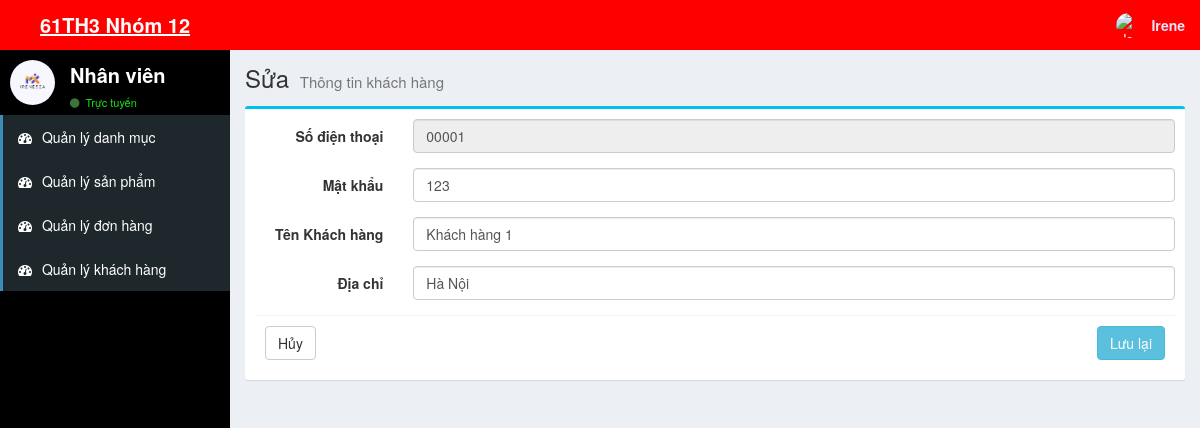
/admin/nhanvien/suakhachhang.php?Sdt=00001 (signed in), run on the app's committed database.
### tables this page shows
CREATE TABLE `khachhang` (
  `Sdt` varchar(10) NOT NULL,
  `Matkhau` varchar(100) NOT NULL,
  `Tenkhach` varchar(100) NOT NULL,
  `Diachi` varchar(200) NOT NULL
);

### admin/nhanvien/suakhachhang.php (the view, shortened to what this page needs)
<?php
 include "head.php";
?>
  <body class="hold-transition skin-blue sidebar-mini">
    <div class="wrapper">
    <?php
 include "Header.php";
?>
    <?php
 include "aside.php";
?>
    <div class="content-wrapper">
    <?php
   require '../../inc/config.php';
   $sdt = $_GET["Sdt"];
   $query="SELECT Sdt, Matkhau, Tenkhach, Diachi from khachhang
	WHERE Sdt LIKE '". $sdt ."';";
   $result = $conn->query($query);
$row = $result->fetch_assoc();
?>
        <section class="content-header">
          <h1>
            Sửa
            <small>Thông tin khách hàng</small>
          </h1>
        </section>
            <section class="content">
                <div class="row">
                    <div class="col-md-12">
                    <div class="box box-info">
                        <form class="form-horizontal"  method="POST" action="<?php include 'xulysuakhachhang.php'?>" enctype="multipart/form-data">
                            <div class="box-body">
                                <div class="form-group">
                                    <label for="inputEmail3" class="col-sm-2 control-label">Số điện thoại</label>
                                    <div class="col-sm-10">
                                        <input type="text" class="form-control" name="phone" value="<?php echo $row["Sdt"] ?>" required disabled>
                                    </div>
                                </div>
                                <div class="form-group">
                                    <label for="inputEmail3" class="col-sm-2 control-label">Mật khẩu</label>
                                    <div class="col-sm-10">
                                        <input type="text" class="form-control" name="pass" value="<?php echo $row["Matkhau"] ?>" required>
                                    </div>
                                </div>
                                <div class="form-group">
                                    <label for="inputEmail3" class="col-sm-2 control-label">Tên Khách hàng</label>
                                    <div class="col-sm-10">
                                        <input type="text" class="form-control" name="name" value="<?php echo $row["Tenkhach"] ?>" required>
                                    </div>
                                </div>
                                <div class="form-group">
                                    <label for="inputEmail3" class="col-sm-2 control-label">Địa chỉ</label>
                                    <div class="col-sm-10">
                                        <input type="text" class="form-control" name="address" value="<?php echo $row["Diachi"] ?>" required>
                                    </div>
                                </div>
                                <div class="box-footer">
                                    <a href="qlykhachhang.php"><button type="button" name="cancel" class="btn btn-default">Hủy</button></a>
                                    <button type="submit" name="Edit" class="btn btn-info pull-right">Lưu lại</button>
                                </div>
                            </div>
                        </form>
        </section>
  </body>
</html>

### data on the page
khachhang: phone "00001", pass "123", name "Khách hàng 1", address "Hà Nội"

### other printed values
$_SESSION['Tendangnhap'] "Irene"
